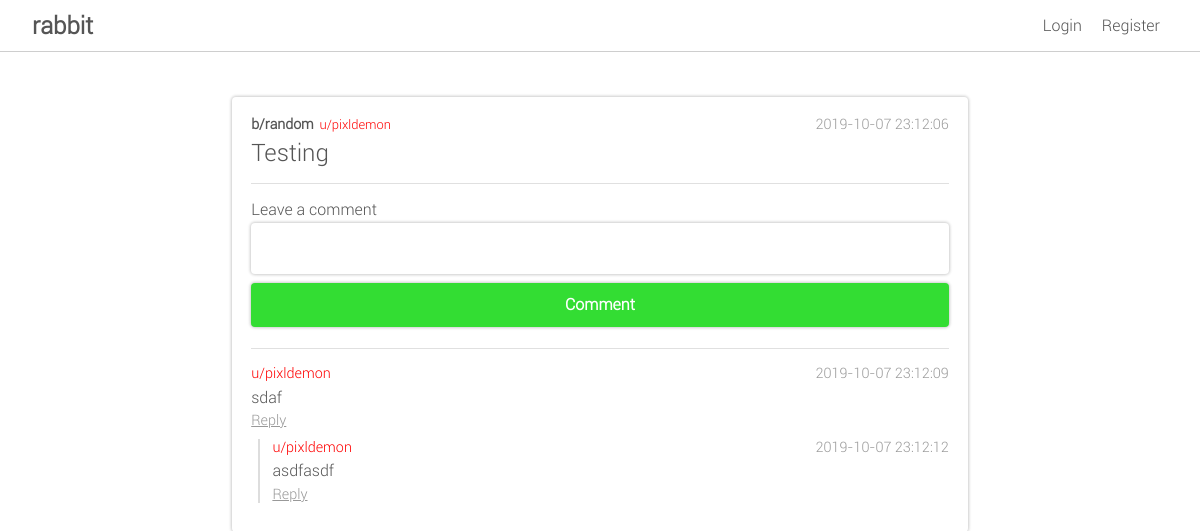
/post/1, run on the app's committed database.
### database.py (models this page shows, shortened)
class Board(db.Model):
	__tablename__ = "board"
	id = db.Column(db.Integer, primary_key = True)
	name = db.Column(db.String(80), nullable=False, unique=True)
	creator_id = db.Column(db.Integer, ForeignKey("user.id"), nullable=False)
	creation_date = db.Column(db.DateTime, server_default=db.func.now())
	creator = db.relationship("User", backref=db.backref("created_boards", lazy=True))

class User(db.Model):
	__tablename__ = "user"
	id = db.Column(db.Integer, primary_key=True)
	username = db.Column(db.String(80), unique=True, nullable=False)
	email = db.Column(db.String(120), unique=True, nullable=False)
	password = db.Column(db.String(100), nullable=False)
	type = db.Column(db.String(50), nullable=False, server_default="user")
	registration_date = db.Column(db.DateTime, server_default=db.func.now())

class Submission(db.Model):
	__tablename__ = "submission"
	id = db.Column(db.Integer, primary_key=True)
	author_id = db.Column(db.Integer, ForeignKey("user.id"), nullable=False)
	board_id = db.Column(db.Integer, ForeignKey("board.id"), nullable=False)
	parent_id = db.Column(db.Integer, ForeignKey("submission.id"))
	original_post_id = db.Column(db.Integer, ForeignKey("submission.id"))
	creation_date = db.Column(db.DateTime, server_default=db.func.now())
	title = db.Column(db.String(200))
	body = db.Column(db.Text)
	author = db.relationship("User", backref=db.backref("submissions", lazy=True))
	board = db.relationship("Board", backref=db.backref("submissions", lazy=True))
	children = db.relationship("Submission", backref=db.backref("parent", remote_side=[id], foreign_keys=[parent_id], lazy=True), primaryjoin="Submission.id == Submission.parent_id")
	replies = db.relationship("Submission", backref=db.backref("original_post", remote_side=[id], foreign_keys=[original_post_id], lazy=True), primaryjoin="Submission.original_post_id == Submission.id")

### routes.py (the view)
@routes.route("/post/<int:id>")
def view_post(id):
	post = getbyid(Submission, id)
	return render_template("single_post.html", post=post, comment_form=CommentForm(), comment_id=request.args.get("reply", default=post.id, type=int))

### forms.py
class CommentForm(Form):
	body = TextAreaField("Leave a comment", [validators.Length(max=5000), validators.DataRequired()])

### database.py (called while the page is built)
def getbyid(table, id):
	return table.query.get(id)

### templates/single_post.html
{% extends "main.html" %}
{% from "includes/_post_helpers.html" import render_post %}
{% from "includes/_form_helpers.html" import render_field %}
{% block body %}
{{ render_post(post, comment_form, comment_id) }}
{% endblock %}

### templates/includes/_post_helpers.html (shortened to what this page needs)
{% from "includes/_form_helpers.html" import render_field %}
{% macro render_post(post, comment_form, target_id, expand_thread=True) %}
<div class="post">
	<div class="post-titlebar">
		<div>
			<span>
				<h3><a href="/b/{{ post.board.name }}">b/{{ post.board.name }}</a></h3>
			</span>
			{{ render_user(post.author) }}
		</div>
		<span>{{ post.creation_date }}</span>
	</div>
	<div class="post-body">
		<h2><a href="/post/{{ post.id }}">{{ post.title }}</a></h2>
	</div>
	{% if target_id == post.id %}
	<hr>
	<div class="comment_form">
		<form action="/reply/{{ post.id }}" method="post">
			{{ render_field(comment_form.body) }}
			<button class="btn-primary" type="submit" name="post" value="{{ post.id }}">Comment</button>
		</form>
	</div>
	{% else %}
	<div class="comment-footer">
		<a href="/reply/{{ post.id }}">Reply {% if not expand_thread %}({{ post.replies|length - 1 }}){% endif %}</a>
	</div>
	{% endif %}
	{% if post.children and expand_thread %}
	<hr>
	<div class="">
		{% for child in post.children %}
		{{ render_comment(child, target_id, comment_form) }}
		{% endfor %}
	</div>
	{% endif %}
</div>
{% endmacro %}
{% macro render_comment(comment, target_id, comment_form, expand_thread=True) %}
<div class="reply">
	<div class="comment">
		<div class="post-titlebar">
			{{ render_user(comment.author) }}
			<span>{{ comment.creation_date }}</span>
		</div>
		<div class="comment-body">
			{{ comment.body }}
		</div>
		<div class="comment-footer">
			<a href="/reply/{{ comment.id }}">Reply
				{% if not expand_thread %}({{ comment.children|length }}){% endif %}</a>
		</div>
	</div>
	{% if (comment.children or target_id == comment.id) and expand_thread %}
	<div class="thread">
		{% for child in comment.children %}
		{{ render_comment(child, target_id, comment_form) }}
		{% endfor %}
	</div>
	{% endif %}
</div>
{% endmacro %}
{% macro render_user(user) %}
<span>
	<a class="user" data-rank="{{ user.type }}" href="/u/{{ user.username }}">u/{{ user.username }}</a>
</span>
{% endmacro %}

### static/css/styles.css (style rules this page uses)
:root { --primary-color: #fff; --secondary-color: #3d3; --secondary-color-highlight: #4e4; --text-color: #555; --text-color-highlight: #999; --border-radius: 4px; --border-color: rgb(206, 206, 206); }
* { margin: 0; padding: 0; box-sizing: border-box !important; font-family: roboto; }
body { min-height: 100vh; background-color: var(--primary-color); color: var(--text-color); }
form { display: flex; flex-direction: column; }
hr { height: 1px; border: none; outline: none; margin: 1em 0; opacity: 0.3; background-color: var(--text-color-highlight); }
.textinput, .btn-primary { resize: none; padding: .8em; margin: .3em 0; border-radius: var(--border-radius); border: none; box-shadow: 0px 0px 3px 1px rgba(0,0,0,0.2); }
.btn-primary { font-weight: bold; transition: .3s; font-size: 1em; color: var(--primary-color); cursor: pointer; border: none; background-color: var(--secondary-color); }
.post, .profile, .btn-primary:hover, .textarea { box-shadow: 0px 0px 3px 1px rgba(0,0,0,0.2); }
.post, .profile { padding: 1.2em; margin: .8em 0; border-radius: var(--border-radius); }
.post h2 { font-weight: normal; }
.post-titlebar { color: var(--text-color-highlight); }
.post-titlebar, .post-titlebar > div, .comment-footer { font-size: 0.9em; display: flex; justify-content: space-between; align-items: center; }
.post-titlebar h3 { font-size: 1.1em; margin-right: .4em; color: var(--text-color); display: inline; }
.user[data-rank="admin"] { color: red; }
.comment { margin: .6em 0; }
.comment-body, .post-body { margin: .35em 0; }
.comment-footer > a { color: var(--text-color-highlight); text-decoration: underline; }
.thread { padding-left: .8em; margin-left: .4em; border-left: 2px solid #ddd; overflow: visible; }
a { display: inline-block; text-decoration: none; color: inherit; }

### data on the page
Board: board.name "random"
User: username "pixldemon"
Submission: creation_date "2019-10-07 23:12:06", title "Testing"
Submission: creation_date "2019-10-07 23:12:09", body "sdaf"
Submission: creation_date "2019-10-07 23:12:12", body "asdfasdf"

### other printed values
{{ field.label }} "Leave a comment"
